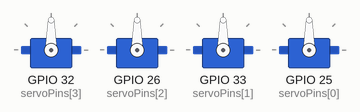
A sketch run on a simulated ESP32. Parts: 4 × servo.

Above: at 0.0 s.
At 5.3 s:
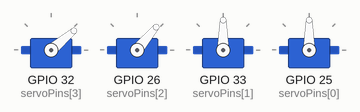
At 7.6 s:
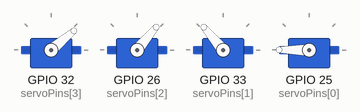
At 17.7 s:
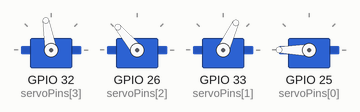
At 23.6 s:
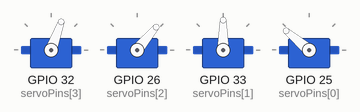
At 29.5 s:
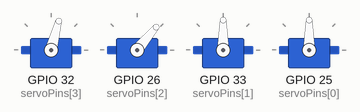
Timing chart, 0 to 31.0 s (numbered marks = the images above):
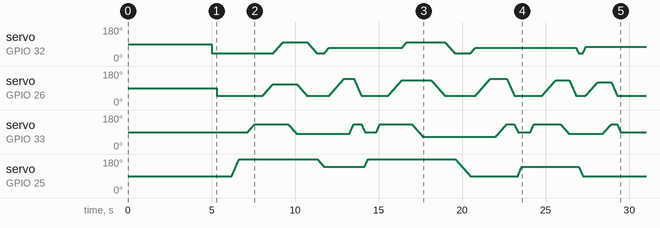

The sketch:

V1.2_Auto_Object_Moving_and_Stacking.ino
```cpp
/**********************************************
2025_03_13
Version 1.1 facilitates picking an object and placing at the place position at pre-determined servo angles
Bugs Fixed -Protecting the initial angles array during operation by duplicating
A more stable and reliable operation has achieved
Fixed bugs in the manufacturer given programme of operation
***********************************************/

#include <ESP32Servo.h>

// Define the number of servos
#define NUM_SERVOS 4

// Create servo objects
Servo servos[NUM_SERVOS];

// Define the servo pins (choose GPIOs that support PWM)
int servoPins[NUM_SERVOS] = {25, 33, 26, 32};  // Adjust based on your ESP32 board

// Define the initial positions of the servos
int initialPositions[NUM_SERVOS] = {90, 90, 50, 40};

// Define target positions to pick up
int targetPositions[NUM_SERVOS] = {180, 130, 130, 40};

// Stores the latest servo position
int currentPositions[NUM_SERVOS];

// Define the incremental step size
int stepSize = 1;  // You can adjust the step size for smoother movement

// Define the delay between steps (in milliseconds)
int delayTime = 5;

void setup() {

  // Start with initial positions
for (int i = 0; i < NUM_SERVOS; i++) {
  currentPositions[i] = initialPositions[i];
}

  // Attach each servo to its corresponding pin
  for (int i = 3; i >=0; i--) {
    servos[i].attach(servoPins[i], 500, 2500); // Min and max pulse width for ESP32 servos
  }

delay(5000);

for (int i = 3; i >=0; i--) {
  servos[i].write(initialPositions[i]);
  delay(300);
}

//Move the Top Object Aside Temporarily
    // Pick operation (Reach the object)
    moveServo(0, 180);   // Rotate base
    delay(500);
    moveSlow(1, 130);   // Open Gripper
    delay(500);
    moveSlow(2, 110);   //Lower Shoulder
    moveSlow(3, 100);   // Extend Arm
    delay(300);

    // Place operation
    //Bring the object to the placing location
    moveSlow(1, 80);    // Tighten gripper to grab the object
    moveSlow(2, 50);   // Raise shoulder
    moveSlow(3, 40);   // Shorten Arm
    moveSlow(0, 140);  // Rotate base
    moveSlow(3, 70);   // Lower Arm
    moveSlow(2, 140);   // Lower Shoulder
    delay(300);
    moveServo(1, 130);  // Loosen gripper

    //Back to starting position
    moveServo(2, 50);   // Raise shoulder
    moveServo(1, 90);   // Tighten gripper

//Move the bottom object to the necessary place
    // Pick operation (Reach the object)
    moveServo(0, 180);   // Rotate base
    delay(500);
    moveServo(1, 130);   // Open Gripper
    delay(500);
    moveSlow(2, 130);   //Lower Shoulder
    moveSlow(3, 100);   // Extend Arm
    delay(300);

    // Place operation
    //Bring the object to the placing location
    moveSlow(1, 65);    // Tighten gripper to grab the object
    delay(500);
    moveSlow(2, 50);   // Raise shoulder
    moveSlow(3, 40);   // Shorten Arm
    moveSlow(0, 90);   // Rotate base
    moveSlow(3, 70);   // Lower Arm
    moveSlow(2, 140);   // Lower Shoulder
    delay(300);
    moveSlow(1, 130);  // Loosen gripper

    //Back to starting position
    moveServo(2, 50);   // Raise shoulder
    moveServo(1, 90);   // Tighten gripper

//Move the top object(kept aside at 140') to the top of the bottom object(at 180')
    // Pick operation (Reach the object)
    moveServo(0, 140);   // Rotate base
    delay(500);
    moveServo(1, 130);   // Open Gripper
    delay(500);
    moveSlow(2, 130);   //Lower Shoulder
    moveSlow(3, 70);   // Extend Arm
    delay(300);

    // Place operation
    //Bring the object to the placing location
    moveSlow(1, 80);    // Tighten gripper to grab the object
    moveServo(2, 50);   // Raise shoulder
    moveServo(3, 40);   // Shorten Arm
    moveServo(0, 90);  // Rotate base
    moveServo(3, 75);   // Lower Arm
    moveSlow(2, 120);   // Lower Shoulder
    delay(300);
    moveSlow(1, 130);  // Loosen gripper

    //Back to starting position
    moveServo(2, 50);   // Raise shoulder
    moveServo(1, 90);   // Tighten gripper


  // Stop servos to prevent jittering
  for (int i = 0; i < NUM_SERVOS; i++) {
    servos[i].detach();
  }

}

void loop() { }


// Function to move a servo incrementally to a given position from the current position
void moveServo(int servoIndex, int to) {

  if (currentPositions[servoIndex] < to)
  {
    for(int i= currentPositions[servoIndex]; i <= to ; i += stepSize )
    {
      servos[servoIndex].write(i);
      delay(delayTime);
    }
  }
  else if (currentPositions[servoIndex] > to)
  {
    for(int i= currentPositions[servoIndex]; i >= to; i -= stepSize )
    {
      servos[servoIndex].write(i);
      delay(delayTime);
    }
  }
  currentPositions[servoIndex] = to ;
}


// Function to move a servo SLOWLY to a given position from the current position
void moveSlow(int servoIndex, int to) {

  if (currentPositions[servoIndex] < to)
  {
    for(int i= currentPositions[servoIndex]; i <= to ; i += stepSize )
    {
      servos[servoIndex].write(i);
      delay(delayTime+5);
    }
  }
  else if (currentPositions[servoIndex] > to)
  {
    for(int i= currentPositions[servoIndex]; i >= to; i -= stepSize )
    {
      servos[servoIndex].write(i);
      delay(delayTime+5);
    }
  }
  currentPositions[servoIndex] = to ;
}
```
